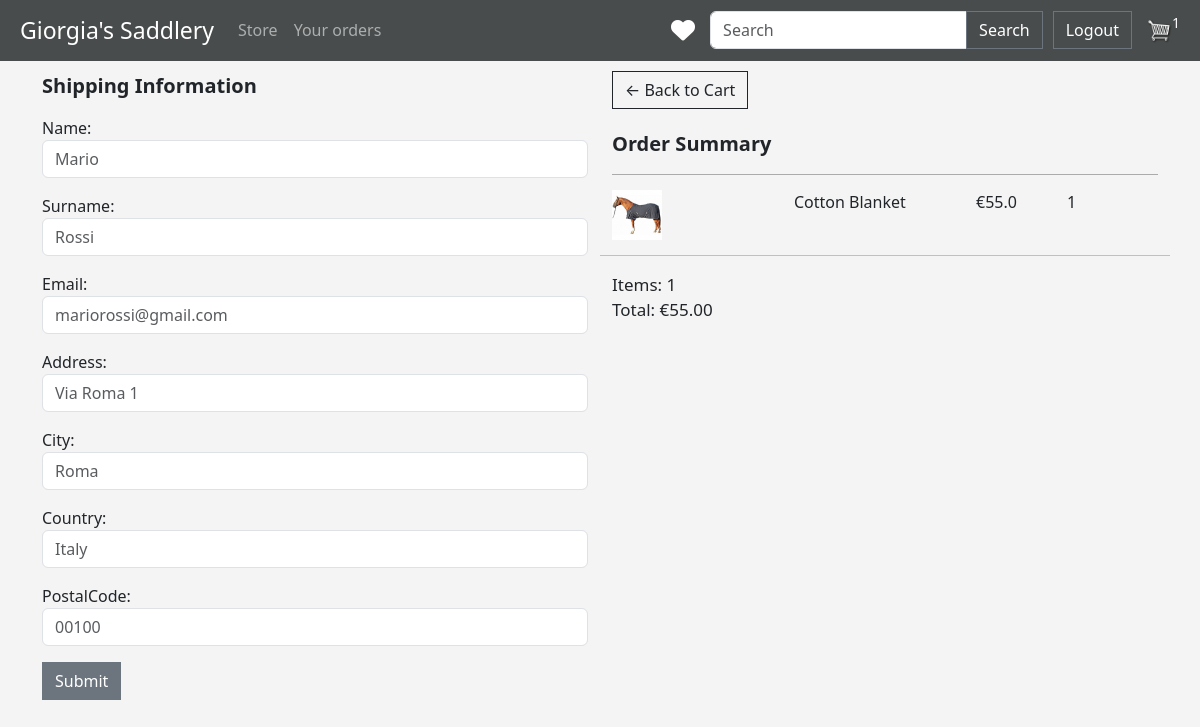
Screenshot of /checkout/ (signed in) with the database file from the repository.
### store/models.py (models this page shows, shortened)
class OrderItemModel(models.Model):
    product = models.ForeignKey(ProductModel, on_delete=models.SET_NULL, null=True, blank=True)
    order = models.ForeignKey(OrderModel, on_delete=models.SET_NULL, null=True, blank=True)
    quantity = models.IntegerField(default=0, null=True, blank=True)
    date_added = models.DateTimeField(auto_now_add=True)
    @property
    def calculate_total(self):
        total = self.product.price * self.quantity
        return total

class ProductModel(models.Model):
    name = models.CharField(max_length=200, null=True)
    price = models.FloatField()
    category = models.ForeignKey(CategoryModel, on_delete=models.SET_NULL, null=True)
    image = models.ImageField(null=True, blank=True)
    description = models.TextField(null=True, blank=True)
    numberOfLikes = models.IntegerField(default=0)
    @property
    def imageURL(self):   #senza questa funzione se ci fosse un prodotto senza immagine darebbe errore a tutta la pagina
        try:
            url = self.image.url
        except:
            url = ''
        return url

class OrderModel(models.Model):
    customer = models.ForeignKey(CustomerModel, on_delete=models.SET_NULL, blank=True, null=True)
    date_order = models.DateTimeField(auto_now_add=True)
    complete = models.BooleanField(default=False, null=True, blank=True)
    transaction_id = models.CharField(max_length=5, null=True)
    def calculate_cart_total(self):
        orderitems = self.orderitemmodel_set.all()
        total = sum([item.calculate_total for item in orderitems])
        return total
    def calculate_cart_items(self):
        orderitems = self.orderitemmodel_set.all()
        total = sum([item.quantity for item in orderitems])
        return total

### store/views.py (the view)
# urls.py: path('checkout/', views.checkout, name="checkout"),
def checkout(request):
    submitted = False
    if request.method == "POST":
        items_list = []
        order = None
        cart_items = 0
        form = CheckOutForm(request.POST)
        if form.is_valid():
            customer = request.user.customermodel
            order = OrderModel.objects.get(customer=customer, complete=False)
            order.transaction_id = datetime.datetime.now().timestamp()
            order.complete = True
            order.date_order = datetime.datetime.now()
            order.save() #FIXME: forse è questo che fa doppio ordine
            form.instance.order = order  # Assegna l'ordine corrente all'istanza del form
            form.save()
            print('form saved')
            return HttpResponseRedirect('/checkout?submitted=True')
    else:
        form = CheckOutForm()
        if 'submitted' in request.GET:
            submitted = True
        if request.user.is_authenticated:
            customer = request.user.customermodel
            order, created = OrderModel.objects.get_or_create(customer=customer, complete=False)
            items_list = order.orderitemmodel_set.all()
            cart_items = order.calculate_cart_items()
        else:
            order = None
            items_list = []
            cart_items = 0
    context = {'items_list': items_list, 'order': order, 'form': form, 'submitted': submitted, 'cart_items': cart_items}
    return render(request, 'store/checkout.html', context)

### store/templates/store/checkout.html (shortened to what this page needs)
{% extends 'store/main.html' %}
{% load static %}
{% block content %}
<div class="row">
    <div class="col-lg-6" >
        <div id="form-wrapper">
            {% if submitted %}
                <div style="font-size: 20px; padding-bottom: 20px; padding-top: 20px;"><strong>Your order has been completed successfully </strong>   <i class="fa-regular fa-face-smile-beam fa-lg"></i></div>
                <br/>
                <div>
                    <a  class="btn btn-outline-dark" href="{% url 'store' %}">&#x2190; Back to Store For New Order!</a>
                </div>
            {% else %}
                <div style="font-size: 20px; padding-bottom: 15px"> <strong> Shipping Information </strong></div>
                <form action="" method="POST" >
                    {{ form.as_p }}
                    <button type="submit" name="submit" class="btn btn-secondary">Submit</button>
                </form>
            {% endif %}
        </div>
        <br>
    </div>
    {% if not submitted %}
        <div class="col-lg-6">
            <div>
                <a  class="btn btn-outline-dark" href="{% url 'cart' %}">&#x2190; Back to Cart</a>
            </div>
             <div style="padding-bottom: 15px; padding-top:20px; border-bottom:1px solid rgba(0, 0, 0, 0.3); font-size:20px; ">
                    <strong> Order Summary </strong>
             </div>
            <div>
                {% for item in items_list %}
                     <div class="row">
                        <div class="col lg-12" style="display: flex; padding-bottom: 15px; padding-top: 15px">
                            <div style="flex:2">
                                <img src="{{item.product.imageURL}}" style="width: auto; height: 50px;">
                            </div>
                            <div style="flex:2"> {{item.product.name}}</div>
                            <div style="flex:1"> €{{item.product.price}}</div>
                            <div style="flex:1">{{item.quantity}}</div>
                        </div>
                        <hr>
                    </div>
                    {% endfor %}
                    <div style="font-size: 17px ">
                        Items: {{order.calculate_cart_items}}
                        <br>
                        Total: €{{order.calculate_cart_total|floatformat:2}}
                    </div>
            </div>
        </div>
    {% endif %}
</div>
{% endblock content %}

### static/css/main.css (style rules this page uses)
body { background-color: #f4f4f4; }
.col-lg-4, .col-lg-6, .col-lg-8, .col-lg-12 { margin-top: 10px; }
.btn { border-radius: 0; }

### store/templates/store/main.html (style rules this page uses)
body { background-color: #f4f4f4; }

### rows the page displays
OrderItemModel: product.imageURL (picture), product.name "Cotton Blanket", product.price "55.0", quantity "1"
OrderModel: calculate_cart_items "1", calculate_cart_total "55.00"

### other values shown
{{ cart_items }} "1"
